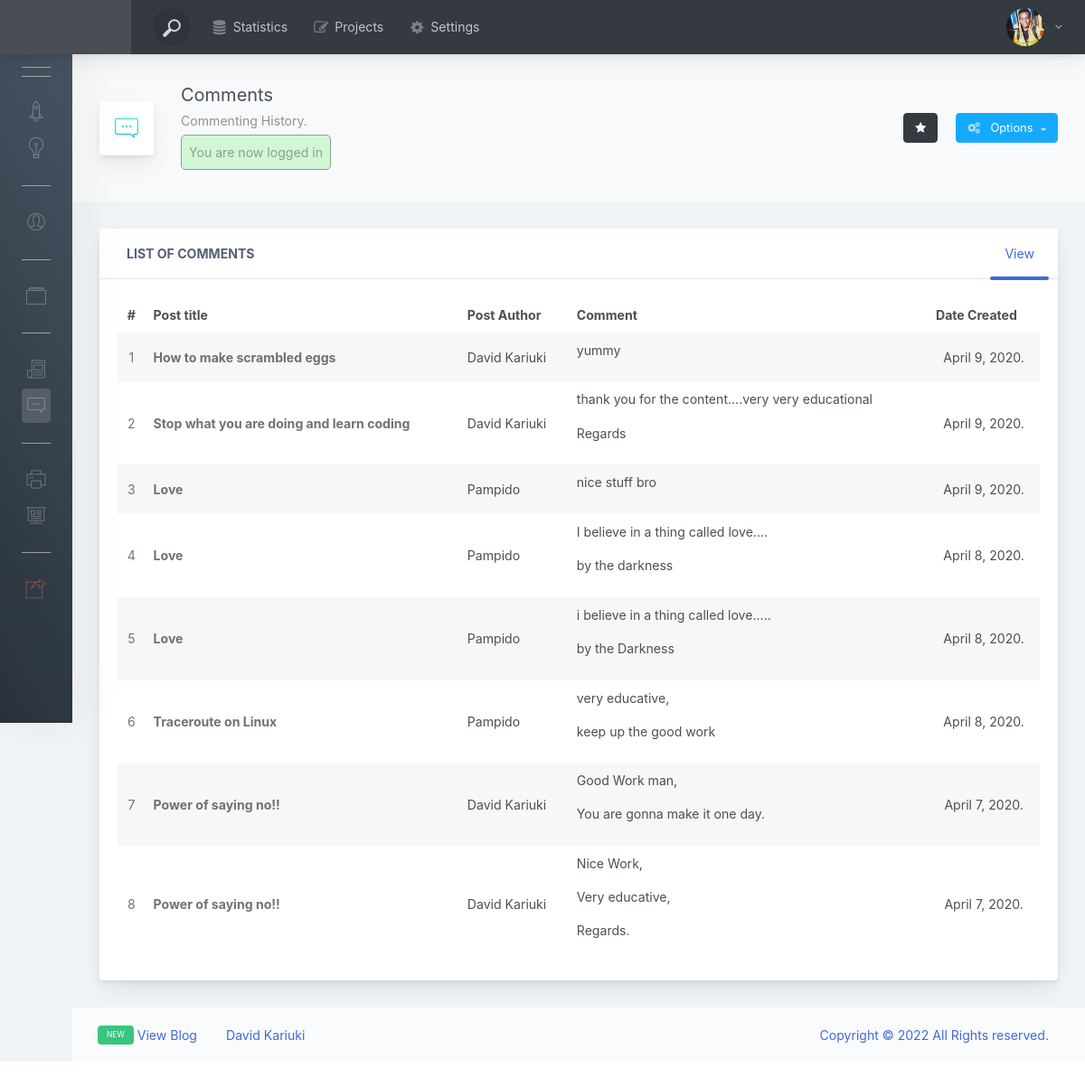
Screenshot of /dashboard/comments/index.php (signed in) with the database file from the repository.
### tables this page shows
CREATE TABLE `users` (
  `id` int(11) NOT NULL,
  `su_admin` tinyint(4) NOT NULL,
  `admin` tinyint(4) NOT NULL,
  `username` varchar(250) NOT NULL,
  `email` varchar(250) NOT NULL,
  `password` varchar(255) NOT NULL,
  `image` varchar(250) DEFAULT NULL,
  `description` varchar(250) DEFAULT NULL,
  `assigned_image` tinyint(4) NOT NULL,
  `date_created` timestamp NOT NULL DEFAULT current_timestamp()
);

CREATE TABLE `comments` (
  `id` int(11) NOT NULL,
  `post_id` int(11) DEFAULT NULL,
  `user_id` int(11) DEFAULT NULL,
  `username` varchar(255) NOT NULL,
  `comment` varchar(255) NOT NULL,
  `created_at` timestamp NOT NULL DEFAULT current_timestamp()
);

CREATE TABLE `posts` (
  `id` int(11) NOT NULL,
  `user_id` int(11) NOT NULL,
  `username` varchar(250) NOT NULL,
  `topic_id` int(11) DEFAULT NULL,
  `title` varchar(255) NOT NULL,
  `image` varchar(255) NOT NULL,
  `body` text NOT NULL,
  `published` tinyint(4) NOT NULL,
  `created_at` timestamp NOT NULL DEFAULT current_timestamp()
);

### app/database/db.php (called while the page is built, shortened)
<?php
require ('connect.php');
function executeQuery($sql, $data)
{
    global $conn;
    $stmt = $conn->prepare($sql);
    $values = array_values($data);
    $types = str_repeat('s', count($values));
    $stmt ->bind_param($types, ... $values);
    $stmt->execute();
    return $stmt;
}
function selectOne($table, $conditions)
{
    $sql = "SELECT * from $table";
    $i = 0;
    foreach ($conditions as $key => $value){
        if ($i === 0){
            $sql = $sql . " WHERE $key = ?";
        } else{
            $sql = $sql . " AND $key = ?";
        }
        $i++;
    }
    $sql = $sql . " LIMIT 1";
    $stmt = executeQuery($sql, $conditions);
    $records = $stmt->get_result()->fetch_assoc();
    return $records;
}
function comments( $id )
{
    $sql = "SELECT c.*, p.username,p.title FROM comments AS c JOIN posts AS p ON c.post_id=p.id WHERE c.user_id=? ORDER BY id DESC ";
    $stmt = executeQuery($sql, ['user_id' => $id]);
    $records = $stmt->get_result()->fetch_all(MYSQLI_ASSOC);
    return $records;
}

### dashboard/comments/index.php (the view, shortened to what this page needs)
<?php
$id = $_SESSION['id'];
$image_preview = selectOne('users',['id' => $id]);
$comments = comments($image_preview['id']);
?>
<!doctype html>
<html lang="en">
<head>
    <link href="../../assets/css/pe-icon-7-stroke.css" rel="stylesheet" />
    <link href="../../assets/css/main.css" rel="stylesheet">
    <link href="../../assets/css/dashboard.css" rel="stylesheet">
    <link href="http://maxcdn.bootstrapcdn.com/font-awesome/4.2.0/css/font-awesome.min.css" rel="stylesheet">
</head>
<body>
<div class="app-container app-theme-white body-tabs-shadow fixed-sidebar fixed-header">
    <div class="app-header header-shadow bg-dark header-text-light">
        <div class="app-header__logo">
            <div style="height:23px;width:97px;"></div>
        </div>
            <div class="app-header__content">
            <div class="app-header-left">
                <div class="search-wrapper">
                    <div class="input-holder">
                        <button class="search-icon"><span></span></button>
                    </div>
                </div>
                <ul class="header-menu nav">
                    <li class="nav-item">
                        <a href="<?php echo BASE_URL . '/settings/index.php'  ?>" class="nav-link">
                            <i class="nav-link-icon fa fa-database"> </i>
                            Statistics
                        </a>
                    </li>
                    <?php if ($_SESSION['admin']): ?>
                        <li class="btn-group nav-item">
                            <a href="<?php echo BASE_URL . '/posts/project.php'  ?>" class="nav-link">
                                <i class="nav-link-icon fa fa-edit"></i>
                                Projects
                            </a>
                        </li>
                    <?php endif; ?>
                    <li class="dropdown nav-item">
                        <a href="<?php echo BASE_URL . '/settings/index.php'  ?>" class="nav-link">
                            <i class="nav-link-icon fa fa-cog"></i>
                            Settings
                        </a>
                    </li>
                </ul>        </div>
            <div class="app-header-right">
                <div class="header-btn-lg pr-0">
                    <div class="widget-content p-0">
                        <div class="widget-content-wrapper">
                            <div class="widget-content-left">
                                <div class="btn-group">
                                    <a data-toggle="dropdown" aria-haspopup="true" aria-expanded="false" class="p-0 btn">
                                        <?php if ($_SESSION['assigned_image']): ?>
                                            <img width="42" height="42" class="rounded-circle" src="<?php echo BASE_URL . "/assets/img/" . $image_preview['image']; ?>" alt="<?php echo $_SESSION['username']; ?>">
                                        <?php else: ?>
                                            <img width="42" height="42" class="rounded-circle" src="../../assets/img/face-0.jpg" alt="<?php echo $_SESSION['username']; ?>">
                                        <?php endif; ?>
                                        <i class="fa fa-angle-down ml-2 opacity-8"></i>
                                    </a>
                                </div>
                            </div>
                        </div>
                    </div>
                </div>        </div>
        </div>
    </div>
    <div class="app-main">
        <div class="app-sidebar sidebar-shadow bg-vicious-stance sidebar-text-light">
                <div class="scrollbar-sidebar">
                <div class="app-sidebar__inner">
                    <ul class="vertical-nav-menu">
                        <li class="app-sidebar__heading"> Home </li>
                        <li>
                            <a href=" <?php echo BASE_URL . '/dashboard/dashboard.php'  ?>">
                                <i class="metismenu-icon pe-7s-rocket "></i>
                            </a>
                        </li>
                        <li>
                            <a href=" <?php echo BASE_URL . '/index.php'  ?>" >
                                <i class="metismenu-icon pe-7s-light"></i>
                            </a>
                        </li>
                        <li class="app-sidebar__heading">User Settings</li>
                        <li>
                            <a href="#">
                                <i class="metismenu-icon pe-7s-user"></i>
                            </a>
                        </li>
                        <?php if ($_SESSION['admin']): ?>
                            <li class="app-sidebar__heading"> Category Settings </li>
                            <li>
                                <a href="#">
                                    <i class="metismenu-icon pe-7s-albums"></i>
                                </a>
                            </li>
                        <?php endif; ?>
                        <li class="app-sidebar__heading"> Posts Settings </li>
                        <?php if ($_SESSION['admin']): ?>
                            <li>
                                <a href="#">
                                    <i class="metismenu-icon pe-7s-news-paper"></i>
                                </a>
                            </li>
                        <?php endif; ?>
                        <li>
                            <a href="<?php echo BASE_URL . '/dashboard/posts/create.php'  ?>" class="mm-active">
                                <i class="metismenu-icon pe-7s-comment"></i>
                            </a>
                        </li>
                        <li class="app-sidebar__heading"> Preferences </li>
                        <li>
                            <a href="<?php echo BASE_URL . '/dashboard/messages/index.php'  ?>">
                                <i class="metismenu-icon pe-7s-print"></i>
                            </a>
                        </li>
                        <li>
                            <a href="<?php echo BASE_URL . '/dashboard/settings/index.php'  ?>">
                                <i class="metismenu-icon pe-7s-display2"></i>
                            </a>
                        </li>
                        <li class="app-sidebar__heading"> Logout </li>
                        <li>
                            <a href="<?php echo BASE_URL . '/logout.php' ?>" style="color:tomato;">
                                <i class="metismenu-icon pe-7s-next-2">
                                </i>
                            </a>
                        </li>
                    </ul>
                </div>
            </div>
        </div>
        <div class="app-main__outer">
            <div class="app-main__inner">
                <div class="app-page-title">
                    <div class="page-title-wrapper">
                        <div class="page-title-heading">
                            <div class="page-title-icon">
                                <i class="pe-7s-comment icon-gradient bg-happy-itmeo">
                                </i>
                            </div>
                            <div> Comments
                                <div class="page-title-subheading">
                                    Commenting History.<br>
                                    <?php include(ROOT_PATH . "/app/includes/messages.php");?>
                                </div>
                            </div>
                        </div>
                        <div class="page-title-actions">
                            <button type="button" data-toggle="tooltip" title=" All comments." data-placement="bottom" class="btn-shadow mr-3 btn btn-dark">
                                <i class="fa fa-star"></i>
                            </button>
                            <div class="d-inline-block dropdown">
                                <button type="button" data-toggle="dropdown" aria-haspopup="true" aria-expanded="false" class="btn-shadow dropdown-toggle btn btn-info">
                                            <span class="btn-icon-wrapper pr-2 opacity-7">
                                                <i class="fa fa-gears fa-w-20"></i>
                                            </span>
                                    Options
                                </button>
                            </div>
                        </div>
                    </div>
                </div>
                <div class="row">
                    <div class="col-md-12 col-lg-12">
                        <div class="mb-3 card">
                            <div class="card-header-tab card-header-tab-animation card-header">
                                <div class="card-header-title">
                                    List of Comments
                                </div>
                                <ul class="nav">
                                    <li class="nav-item"><a href="javascript:void(0);" class="active nav-link">View</a></li>
                                </ul>
                            </div>
                            <div class="card-body">
                                <div class="tab-content">
                                    <div class="table-responsive">
                                        <table class="align-middle mb-0 table table-borderless table-striped table-hover">
                                            <thead>
                                            <tr>
                                                <th class="text-center">#</th>
                                                <th>Post title</th>
                                                <th>Post Author</th>
                                                <th> Comment </th>
                                                <th> Date Created</th>
                                            </tr>
                                            </thead>
                                            <tbody>
                                            <?php foreach ($comments as $key => $comment) :?>
                                                <tr>
                                                    <td class="text-center text-muted"><?php echo $key + 1; ?></td>
                                                    <td>
                                                        <div class="widget-content p-0">
                                                            <div class="widget-content-wrapper">
                                                                <div class="widget-content-left flex2">
                                                                    <div class="widget-heading"><?php echo $comment['title']; ?></div>
                                                                </div>
                                                            </div>
                                                        </div>
                                                    </td>
                                                    <td class="text-left"><?php echo $comment['username']; ?></td>
                                                        <td class="text-left"><?php echo html_entity_decode($comment['comment']); ?></td>
                                                    <td class="text-center">
                                                        <?php echo date('F j, Y.', strtotime($comment['created_at'])); ?>
                                                    </td>
                                                </tr>
                                            <?php endforeach; ?>
                                            </tbody>
                                        </table>
                                    </div>
                                </div>
                            </div>
                        </div>
                    </div>
                </div>
            </div>
            <div class="app-wrapper-footer">
                <div class="app-footer">
                    <div class="app-footer__inner">
                        <div class="app-footer-left">
                            <ul class="nav">
                                <li class="nav-item">
                                    <a href="<?php echo BASE_URL . '/index.php'  ?>" class="nav-link">
                                        <div class="badge badge-success mr-1 ml-0">
                                            <small>NEW</small>
                                        </div>
                                        View Blog
                                    </a>
                                </li>
                                <li class="nav-item">
                                    <a href="<?php echo BASE_URL . '/user/view.php'  ?>" class="nav-link">
                                        <?php echo $_SESSION['username']; ?>
                                    </a>
                                </li>
                            </ul>
                        </div>
                        <div class="app-footer-right">
                            <ul class="nav">
                                <li class="nav-item">
                                    <a href="https://www.instagram.com/davekariz/?hl=en" class="nav-link" target="_blank">
                                        Copyright  &copy; <script>document.write(new Date().getFullYear())</script> All Rights reserved.
                                    </a>
                                </li>
                            </ul>
                        </div>
                    </div>
                </div>
            </div>    </div>
    </div>
</div>
<script type="text/javascript" src="../../assets/js/main.js"></script></body>
</html>

### rows the page displays
users: image (picture)
comments: post.title "How to make scrambled eggs", post.username "David Kariuki", comment "yummy", created_at "April 9, 2020."
comments: post.title "Stop what you are doing and learn coding", post.username "David Kariuki", comment "thank you for the content....very very educational Regards", created_at "April 9, 2020."
comments: post.title "Love", post.username "Pampido", comment "nice stuff bro", created_at "April 9, 2020."
comments: post.title "Love", post.username "Pampido", comment "I believe in a thing called love.... by the darkness", created_at "April 8, 2020."
comments: post.title "Love", post.username "Pampido", comment "i believe in a thing called love..... by the Darkness", created_at "April 8, 2020."
comments: post.title "Traceroute on Linux", post.username "Pampido", comment "very educative, keep up the good work", created_at "April 8, 2020."
comments: post.title "Power of saying no!!", post.username "David Kariuki", comment "Good Work man, You are gonna make it one day.", created_at "April 7, 2020."
comments: post.title "Power of saying no!!", post.username "David Kariuki", comment "Nice Work, Very educative, Regards.", created_at "April 7, 2020."

### other values shown
$_SESSION['message'] "You are now logged in"
$_SESSION['username'] "David Kariuki"
